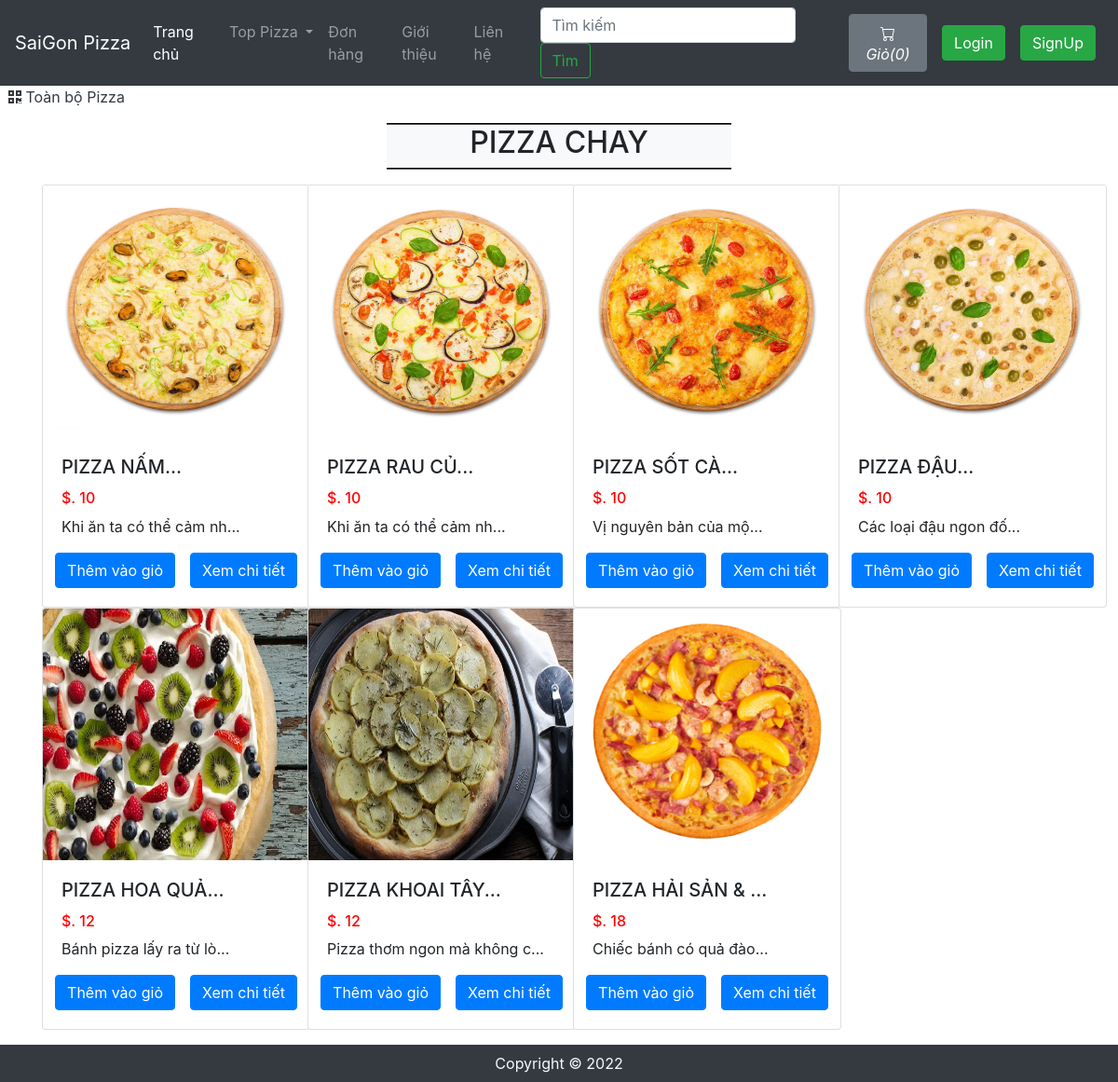
Page /viewPizzaList.php?catid=22 on the committed database.
### tables this page shows
CREATE TABLE `sitedetail` (
  `tempId` int(11) NOT NULL,
  `systemName` varchar(21) NOT NULL,
  `email` varchar(35) NOT NULL,
  `contact1` bigint(21) NOT NULL,
  `contact2` bigint(21) DEFAULT NULL COMMENT 'Optional',
  `address` text NOT NULL,
  `dateTime` datetime NOT NULL DEFAULT current_timestamp()
);

CREATE TABLE `pizza` (
  `pizzaId` int(12) NOT NULL,
  `pizzaName` varchar(255) NOT NULL,
  `pizzaPrice` int(12) NOT NULL,
  `pizzaDesc` text NOT NULL,
  `pizzaCategorieId` int(12) NOT NULL,
  `pizzaPubDate` datetime NOT NULL DEFAULT current_timestamp()
);

### viewPizzaList.php (the view, shortened to what this page needs)
<!doctype html>
<html lang="en">
<head>
    <link rel="stylesheet" href="https://stackpath.bootstrapcdn.com/bootstrap/4.4.1/css/bootstrap.min.css">
    <link rel="stylesheet" href="https://use.fontawesome.com/releases/v5.8.2/css/all.css">
</head>
<body>
    <?php include 'partials/_dbconnect.php';?>
    <?php require 'partials/_nav.php' ?>
    <div>&nbsp;
        <a href="index.php" class="active text-dark">
        <i class="fas fa-qrcode"></i>
            <span>Toàn bộ Pizza</span>
        </a>
    </div>
    <div class="container my-3" id="cont">
        <div class="col-lg-4 text-center bg-light my-3" style="margin:auto;border-top: 2px groove black;border-bottom: 2px groove black;">
            <h2 class="text-center"><span id="catTitle">Pizza</span></h2>
        </div>
        <div class="row">
        <?php
            $id = $_GET['catid'];
            $sql = "SELECT * FROM `pizza` WHERE pizzaCategorieId = $id";
            $result = mysqli_query($conn, $sql);
            while($row = mysqli_fetch_assoc($result)){
                $pizzaId = $row['pizzaId'];
                $pizzaName = $row['pizzaName'];
                $pizzaPrice = $row['pizzaPrice'];
                $pizzaDesc = $row['pizzaDesc'];
                echo '<div class="col-xs-3 col-sm-3 col-md-3">
                        <div class="card" style="width: 18rem;">
                            <img src="img/pizza-'.$pizzaId. '.jpg" class="card-img-top" alt="image for this pizza" width="249px" height="270px">
                            <div class="card-body">
                                <h5 class="card-title">' . substr($pizzaName, 0, 20). '...</h5>
                                <h6 style="color: #ff0000">$. '.$pizzaPrice. '</h6>
                                <p class="card-text">' . substr($pizzaDesc, 0, 29). '...</p>
                                <div class="row justify-content-center">';
                                if($loggedin){
                                    $quaSql = "SELECT `itemQuantity` FROM `viewcart` WHERE pizzaId = '$pizzaId' AND `userId`='$userId'";
                                    $quaresult = mysqli_query($conn, $quaSql);
                                    $quaExistRows = mysqli_num_rows($quaresult);
                                    if($quaExistRows == 0) {
                                        echo '<form action="partials/_manageCart.php" method="POST">
                                              <input type="hidden" name="itemId" value="'.$pizzaId. '">
                                              <button type="submit" name="addToCart" class="btn btn-primary mx-2">Thêm vào giỏ</button>';
                                    }else {
                                        echo '<a href="viewCart.php"><button class="btn btn-primary mx-2">Đến giỏ hàng</button></a>';
                                    }
                                }
                                else{
                                    echo '<button class="btn btn-primary mx-2" data-toggle="modal" data-target="#loginModal">Thêm vào giỏ</button>';
                                }
                            echo '</form>
                                <a href="viewPizza.php?pizzaid=' . $pizzaId . '" class="mx-2"><button class="btn btn-primary">Xem chi tiết</button></a>
                                </div>
                            </div>
                        </div>
                    </div>';
            }
            ?>
        </div>
    </div>
    <?php require 'partials/_footer.php' ?>
</body>
</html>

### partials/_nav.php (shortened to what this page needs)
<?php
if(isset($_SESSION['loggedin']) && $_SESSION['loggedin']==true){
  $loggedin= true;
  $userId = $_SESSION['userId'];
  $username = $_SESSION['username'];
}
else{
  $loggedin = false;
  $userId = 0;
}
$sql = "SELECT * FROM `sitedetail`";
$result = mysqli_query($conn, $sql);
$row = mysqli_fetch_assoc($result);
$systemName = $row['systemName'];
echo '<nav class="navbar navbar-expand-lg navbar-dark bg-dark">
      <a class="navbar-brand" href="index.php">'.$systemName.'</a>
      <button class="navbar-toggler" type="button" data-toggle="collapse" data-target="#navbarSupportedContent" aria-controls="navbarSupportedContent" aria-expanded="false" aria-label="Toggle navigation">
        <span class="navbar-toggler-icon"></span>
      </button>
      <div class="collapse navbar-collapse" id="navbarSupportedContent">
        <ul class="navbar-nav mr-auto">
          <li class="nav-item active">
            <a class="nav-link" href="index.php">Trang chủ<span class="sr-only">(current)</span></a>
          </li>
          <li class="nav-item dropdown">
            <a class="nav-link dropdown-toggle" href="#" id="navbarDropdown" role="button" data-toggle="dropdown" aria-haspopup="true" aria-expanded="false">
              Top Pizza
            </a>
            <div class="dropdown-menu" aria-labelledby="navbarDropdown">';
            echo '</div>
          </li>
          <li class="nav-item">
            <a class="nav-link" href="viewOrder.php">Đơn hàng</a>
          </li>
          <li class="nav-item">
            <a class="nav-link" href="about.php">Giới thiệu</a>
          </li>
          <li class="nav-item">
            <a class="nav-link" href="contact.php">Liên hệ</a>
          </li>
        </ul>
        <form method="get" action="/OnlinePizzaDelivery/search.php" class="form-inline my-2 my-lg-0 mx-3">
          <input class="form-control mr-sm-2" type="search" name="search" id="search" placeholder="Tìm kiếm" aria-label="Search" required>
          <button class="btn btn-outline-success my-2 my-sm-0" type="submit">Tìm</button>
        </form>';
        $countsql = "SELECT SUM(`itemQuantity`) FROM `viewcart` WHERE `userId`=$userId";
        $countresult = mysqli_query($conn, $countsql);
        $countrow = mysqli_fetch_assoc($countresult);
        $count = $countrow['SUM(`itemQuantity`)'];
        if(!$count) {
          $count = 0;
        }
        echo '<a href="viewCart.php"><button type="button" class="btn btn-secondary mx-2" title="Giỏ hàng">
          <svg xmlns="img/cart.svg" width="16" height="16" fill="currentColor" class="bi bi-cart" viewBox="0 0 16 16">
            <path d="M0 1.5A.5.5 0 0 1 .5 1H2a.5.5 0 0 1 .485.379L2.89 3H14.5a.5.5 0 0 1 .491.592l-1.5 8A.5.5 0 0 1 13 12H4a.5.5 0 0 1-.491-.408L2.01 3.607 1.61 2H.5a.5.5 0 0 1-.5-.5zM3.102 4l1.313 7h8.17l1.313-7H3.102zM5 12a2 2 0 1 0 0 4 2 2 0 0 0 0-4zm7 0a2 2 0 1 0 0 4 2 2 0 0 0 0-4zm-7 1a1 1 0 1 1 0 2 1 1 0 0 1 0-2zm7 0a1 1 0 1 1 0 2 1 1 0 0 1 0-2z"/>
          </svg>
          <i class="bi bi-cart">Giỏ(' .$count. ')</i>
        </button></a>';
        if($loggedin){
          echo '<ul class="navbar-nav mr-2">
            <li class="nav-item dropdown">
              <a class="nav-link dropdown-toggle" href="#" id="navbarDropdown" role="button" data-toggle="dropdown"> Xin chào ' .$username. '</a>
              <div class="dropdown-menu" aria-labelledby="navbarDropdown">
                <a class="dropdown-item" href="partials/_logout.php">Logout</a>
              </div>
            </li>
          </ul>
          <div class="text-center image-size-small position-relative">
            <a href="viewProfile.php"><img src="img/person-' .$userId. '.jpg" class="rounded-circle" onError="this.src = \'img/profilePic.jpg\'" style="width:40px; height:40px"></a>
          </div>';
        }
        else {
          echo '
          <button type="button" class="btn btn-success mx-2"  data-toggle="modal" data-target="#loginModal">Login</button>
          <button type="button" class="btn btn-success mx-2"  data-toggle="modal" data-target="#signupModal">SignUp</button>';
        }
  echo '</div>
    </nav>';
?>

### partials/_footer.php
<div class="footer container-fluid bg-dark text-light">
    <p class="text-center py-2 mb-0">Copyright © 2022 <a href="" target="_blank" rel="noopener noreferrer"></a></p>
</div>

### viewPizzaList.php (style rules this page uses)
#cont { min-height : 570px; }

### rows in the picture
sitedetail: systemName "SaiGon Pizza"
pizza: shows a picture, pizzaName "PIZZA NẤM", pizzaPrice "10", pizzaDesc "Khi ăn ta có thể cảm nh"
pizza: shows a picture, pizzaName "PIZZA RAU CỦ", pizzaPrice "10", pizzaDesc "Khi ăn ta có thể cảm nh"
pizza: shows a picture, pizzaName "PIZZA SỐT CÀ", pizzaPrice "10", pizzaDesc "Vị nguyên bản của mộ"
pizza: shows a picture, pizzaName "PIZZA ĐẬU", pizzaPrice "10", pizzaDesc "Các loại đậu ngon đố"
pizza: shows a picture, pizzaName "PIZZA HOA QUẢ", pizzaPrice "12", pizzaDesc "Bánh pizza lấy ra từ lò"
pizza: shows a picture, pizzaName "PIZZA KHOAI TÂY", pizzaPrice "12", pizzaDesc "Pizza thơm ngon mà không c"
pizza: shows a picture, pizzaName "PIZZA HẢI SẢN &", pizzaPrice "18", pizzaDesc "Chiếc bánh có quả đào"

### other values in the picture
$count "0"
